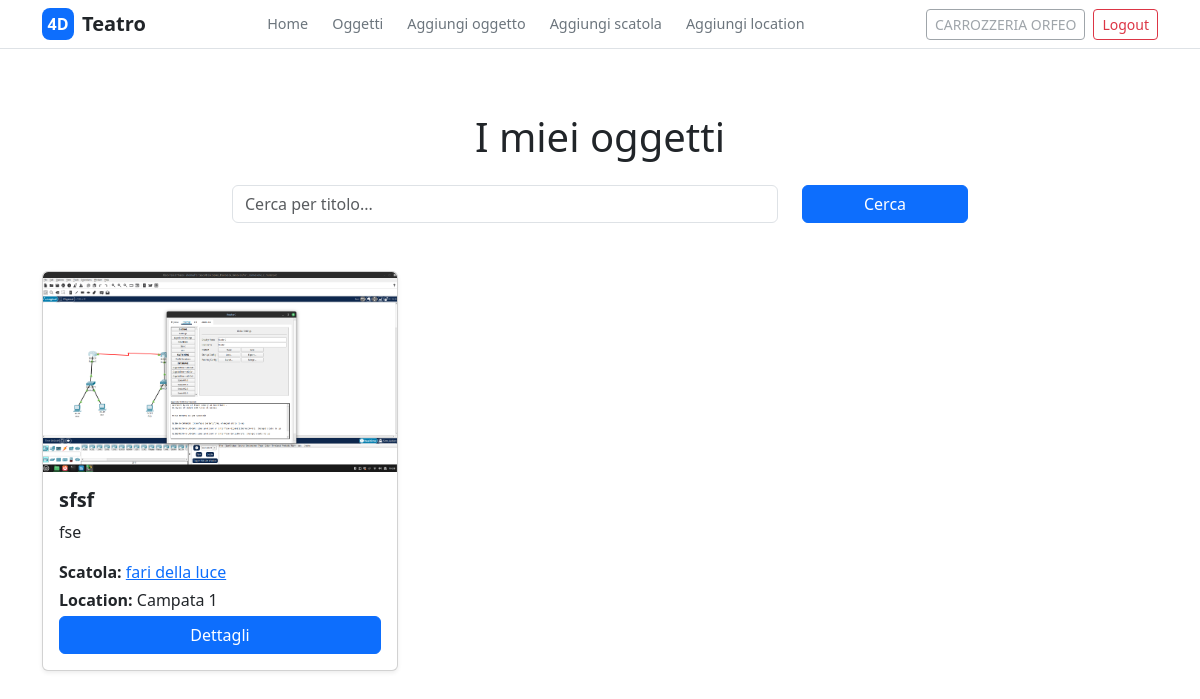
The page /iMieiOggetti/ (signed in) on the database as committed earlier.
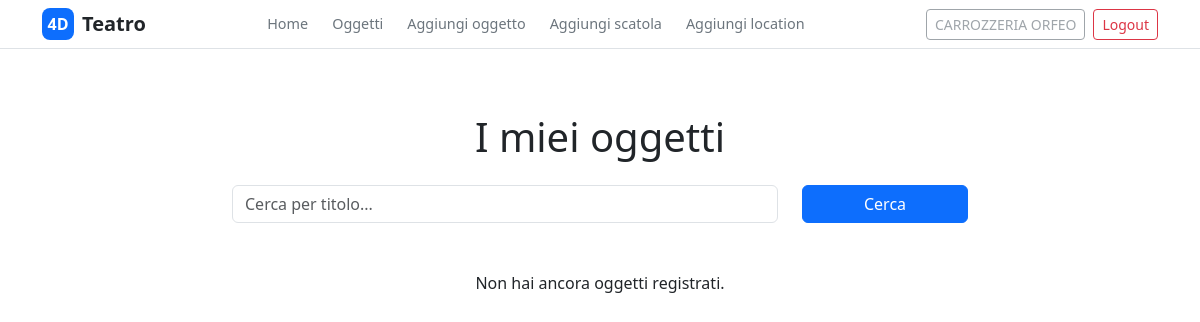
The same page on the database as committed later.
### scambio/models.py (models this page shows, shortened)
class Oggetto(models.Model):
    id = models.UUIDField(primary_key=True, default=uuid.uuid4, editable=False)
    titolo = models.CharField(max_length=200)
    descrizione = models.TextField()
    proprietario = models.ForeignKey(settings.AUTH_USER_MODEL, on_delete=models.CASCADE)
    scatola = models.ForeignKey(Scatola, on_delete=models.CASCADE,blank=True,null=True)
    dimensione = models.CharField(max_length=200,choices=[('piccolo','piccolo'),('medio','medio'),('grande','grande')], default='piccolo')
    location = models.ForeignKey(Location, on_delete=models.CASCADE, null=True, blank=True)
    immagine=models.ImageField(upload_to='oggetti/', blank=True, null=True)

class Scatola(models.Model):
    id = models.UUIDField(primary_key=True, default=uuid.uuid4, editable=False)
    descrizione = models.TextField()
    createdAt=models.DateTimeField(default=timezone.now, null=True, blank=True)
    location = models.ForeignKey(Location, on_delete=models.CASCADE, null=True, blank=True)

class Location(models.Model):
    id = models.UUIDField(primary_key=True, default=uuid.uuid4, editable=False)
    sede = models.ForeignKey(settings.AUTH_USER_MODEL, on_delete=models.CASCADE)
    nome=models.CharField(max_length=200, default="Campeione 1")

### scambio/views.py (the view)
# urls.py: path('iMieiOggetti/', views.iMieiOggetti, name='iMieiOggetti'),
def iMieiOggetti(request):
    if request.user.is_anonymous:
        return redirect('home')
    search_query = request.GET.get("q", "")
    oggetti = Oggetto.objects.filter(proprietario=request.user)
    if search_query:
        oggetti = oggetti.filter(titolo__icontains=search_query)
    context = {
        "oggetti": oggetti,
        "search_query": search_query,  # 👉 da usare nel template per mantenere il valore nel campo
    }
    return render(request, "iMieiOggetti.html", context)

### scambio/templates/iMieiOggetti.html (shortened to what this page needs)
<!DOCTYPE html>
<html lang="it">
<head>
    <link href="https://cdn.jsdelivr.net/npm/bootstrap@5.3.3/dist/css/bootstrap.min.css" rel="stylesheet">
</head>
<body>
    <nav>
        {% include "componenti/header.html" %}
    </nav>
    <section class="objects-section">
        <div class="container">
            <h1 class="mb-4 text-center">I miei oggetti</h1>
            <form method="get" class="mb-5">
                <div class="row justify-content-center">
                    <div class="col-md-6">
                        <input
                            type="text"
                            name="q"
                            class="form-control"
                            placeholder="Cerca per titolo..."
                            value="{{ search_query|default:'' }}"
                        >
                    </div>
                    <div class="col-md-2 mt-2 mt-md-0">
                        <button type="submit" class="btn btn-primary w-100">Cerca</button>
                    </div>
                </div>
            </form>
            {% if oggetti %}
            <div class="row g-4">
                {% for item in oggetti %}
                <div class="col-md-4">
                    <div class="card card-object shadow-sm">
                        <img src="{{ item.immagine.url|default:'/static/img/placeholder.png' }}" class="card-img-top"
                            alt="{{ item.titolo }}">
                        <div class="card-body">
                            <h5 class="card-title">{{ item.titolo|default:"x" }}</h5>
                            <p class="card-text">{{ item.descrizione|default:"x" }}</p>
                            <p class="mb-1">
                                <strong>Scatola:</strong>
                                {% if item.scatola %}
                                    <a href="{% url 'oggettiInScatola' item.scatola.id %}">{{ item.scatola.descrizione|default:"" }}</a>
                                {% else %}
                                    Nessuna scatola
                                {% endif %}
                            </p>
                            <p class="mb-1"><strong>Location:</strong> {{ item.location.nome|default:"x" }}</p>
                            <a href="{% url 'prodotto' item.id %}" class="btn btn-primary w-100">Dettagli</a>
                        </div>
                    </div>
                </div>
                {% endfor %}
            </div>
            {% else %}
            <p class="text-center">Non hai ancora oggetti registrati.</p>
            {% endif %}
        </div>
    </section>
</body>
</html>

Rows that differ between the two databases and show on the page:
removed Oggetto: immagine (picture), titolo "sfsf", descrizione "fse", scatola.descrizione "fari della luce", location.nome "Campata 1"
Other text that changed with them:
text now shown: "Non hai ancora oggetti registrati."
